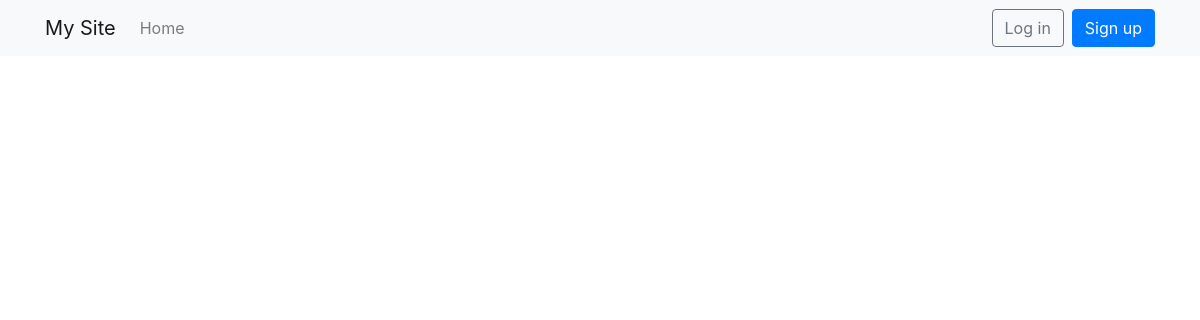
The app's page /15/issues/, older data.
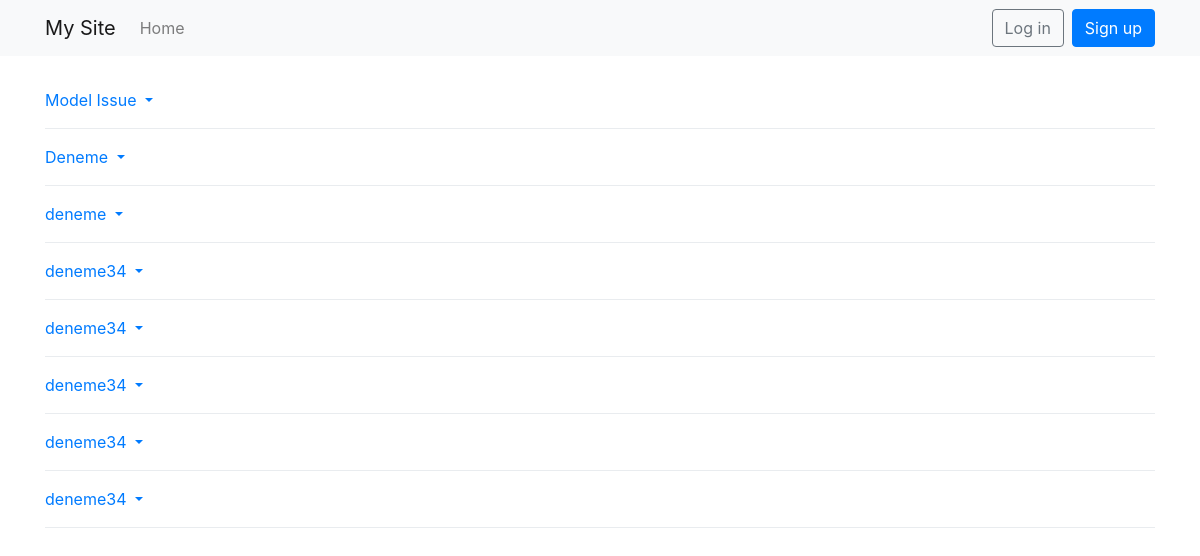
The same page, newer data.
### todo/models.py (models this page shows, shortened)
class Issue(models.Model):
    project = models.ForeignKey(Project, on_delete=models.CASCADE)
    title = models.CharField(max_length=50, verbose_name='Title')
    open_date = models.DateTimeField()
    close_date = models.DateTimeField()
    def get_absolute_url(self):
        return reverse('issue-detail', args=[self.pk])
    def get_update_url(self):
        return reverse('issue-update', args=[self.pk])
    def get_delete_url(self):
        return reverse('issue-delete', args=[self.pk])

### todo/issueviewsset.py (the view)
# urls.py: path('<int:pk>/issues/', issueviewsset.IssueIndexView.as_view(), name = 'issue-index'),
class IssueIndexView(ListView):
    def get(self, request, pk):
        issues = Issue.objects.filter(project_id=pk)
        return render(request, 'issue_index.html', {'issues': issues})

### templates/issue_index.html (shortened to what this page needs)
{% extends 'base.html' %}
{% block content %}
<div class="row medium-margin-top">
    <div class="col-md-12">
        <ul class="navbar-nav">
            {% for issue in issues %}
            <li class="nav-item dropdown">
                    <a class="nav-link dropdown-toggle" href="#" id="navbarDropdown_{{issue.id}}" role="button" data-toggle="dropdown" aria-haspopup="true" aria-expanded="false">
                        {{ issue.title }}
                    </a>
                    <div class="dropdown-divider"></div>
            </li>
            {% endfor %}
        </ul>
    </div>
</div>
{% endblock %}

### templates/base.html (shortened to what this page needs)
<!doctype html>
<html lang="en">
<head>
  <link rel="stylesheet" href="https://stackpath.bootstrapcdn.com/bootstrap/4.1.3/css/bootstrap.min.css">
</head>
<body>
  <nav class="navbar navbar-expand-lg navbar-light bg-light mb-4">
    <div class="container">
      <a class="navbar-brand" href="{% url 'home' %}">My Site</a>
      <div class="collapse navbar-collapse" id="navbarSupportedContent">
        <ul class="navbar-nav mr-auto">
          <li class="nav-item">
            <a class="nav-link" href="{% url 'home' %}">Home</a>
          </li>
        </ul>
        {% if user.is_authenticated %}
          <ul class="navbar-nav">
            <li class="nav-item dropdown">
              <a class="nav-link dropdown-toggle" href="#" id="navbarDropdown" role="button" data-toggle="dropdown" aria-haspopup="true" aria-expanded="false">
                {{ user.username }}
              </a>
              <div class="dropdown-menu dropdown-menu-right" aria-labelledby="navbarDropdown">
                  <a class="dropdown-item" href="#">Edit Profile</a>
                <div class="dropdown-divider"></div>
                <a class="dropdown-item" href="{% url 'password_change' %}">Change password</a>
                <div class="dropdown-divider"></div>
                <a class="dropdown-item" href="{% url 'logout' %}">Log out</a>
              </div>
            </li>
          </ul>
        {% else %}
          <form class="form-inline my-2 my-lg-0">
            <a href="{% url 'login' %}" class="btn btn-outline-secondary">Log in</a>
            <a href="{% url 'signup' %}" class="btn btn-primary ml-2">Sign up</a>
          </form>
        {% endif %}
      </div>
    </div>
  </nav>
  <div class="container">
    {% block content %}
    {% endblock %}
  </div>
</body>
</html>

Row changes from the older to the newer data that the page shows:
added Issue: title "Model Issue"
added Issue: title "Deneme"
added Issue: title "deneme"
added Issue: title "deneme34"
added Issue: title "deneme34"
added Issue: title "deneme34"
added Issue: title "deneme34"
added Issue: title "deneme34"
